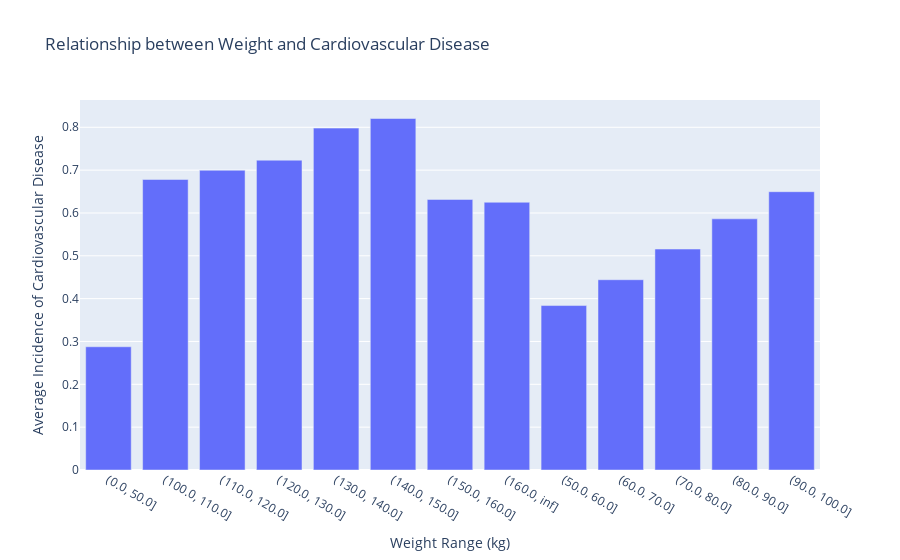

The code cell stored with this chart in its notebook:
### Code cell
bins = [0, 50, 60, 70, 80, 90, 100, 110, 120, 130, 140, 150, 160, float('inf')]

# Group weight into ranges
weight_ranges = pd.cut(heart['weight'], bins=bins)

# Convert weight ranges to strings
weight_ranges_str = weight_ranges.astype(str)

# Create a new DataFrame with weight ranges and corresponding incidence of cardiovascular disease
wt_cardio = heart.groupby(weight_ranges_str)['cardio'].mean().reset_index()

# Manually sort the weight ranges in ascending order
sorted_weight_ranges = sorted(weight_ranges_str.unique(), key=lambda x: float(x.split(',')[0].split('(')[1]))
wt_cardio['weight'] = pd.Categorical(wt_cardio['weight'], categories=sorted_weight_ranges, ordered=True)

# Plot
fig = px.bar(wt_cardio, x='weight', y='cardio', title='Relationship between Weight and Cardiovascular Disease',
             labels={'weight': 'Weight Range (kg)', 'cardio': 'Average Incidence of Cardiovascular Disease'})
fig.show()

### Figure 1 — Plotly figure (JSON) as saved in the notebook; plotly's stock layout.template omitted (floating-point values rounded to 4 significant figures)
{"data": [{"alignmentgroup": "True", "hovertemplate": "Weight Range (kg)=%{x}<br>Average Incidence of Cardiovascular Disease=%{y}<extra></extra>", "legendgroup": "", "marker": {"color": "#636efa", "pattern": {"shape": ""}}, "name": "", "offsetgroup": "", "orientation": "v", "showlegend": false, "textposition": "auto", "type": "bar", "x": ["(0.0, 50.0]", "(100.0, 110.0]", "(110.0, 120.0]", "(120.0, 130.0]", "(130.0, 140.0]", "(140.0, 150.0]", "(150.0, 160.0]", "(160.0, inf]", "(50.0, 60.0]", "(60.0, 70.0]", "(70.0, 80.0]", "(80.0, 90.0]", "(90.0, 100.0]"], "xaxis": "x", "y": [0.2876, 0.6781, 0.6997, 0.7232, 0.7981, 0.8205, 0.6316, 0.625, 0.3839, 0.4442, 0.5157, 0.5863, 0.6497], "yaxis": "y"}], "layout": {"barmode": "relative", "legend": {"tracegroupgap": 0}, "title": {"text": "Relationship between Weight and Cardiovascular Disease"}, "xaxis": {"anchor": "y", "domain": [0, 1], "title": {"text": "Weight Range (kg)"}}, "yaxis": {"anchor": "x", "domain": [0, 1], "title": {"text": "Average Incidence of Cardiovascular Disease"}}}}
